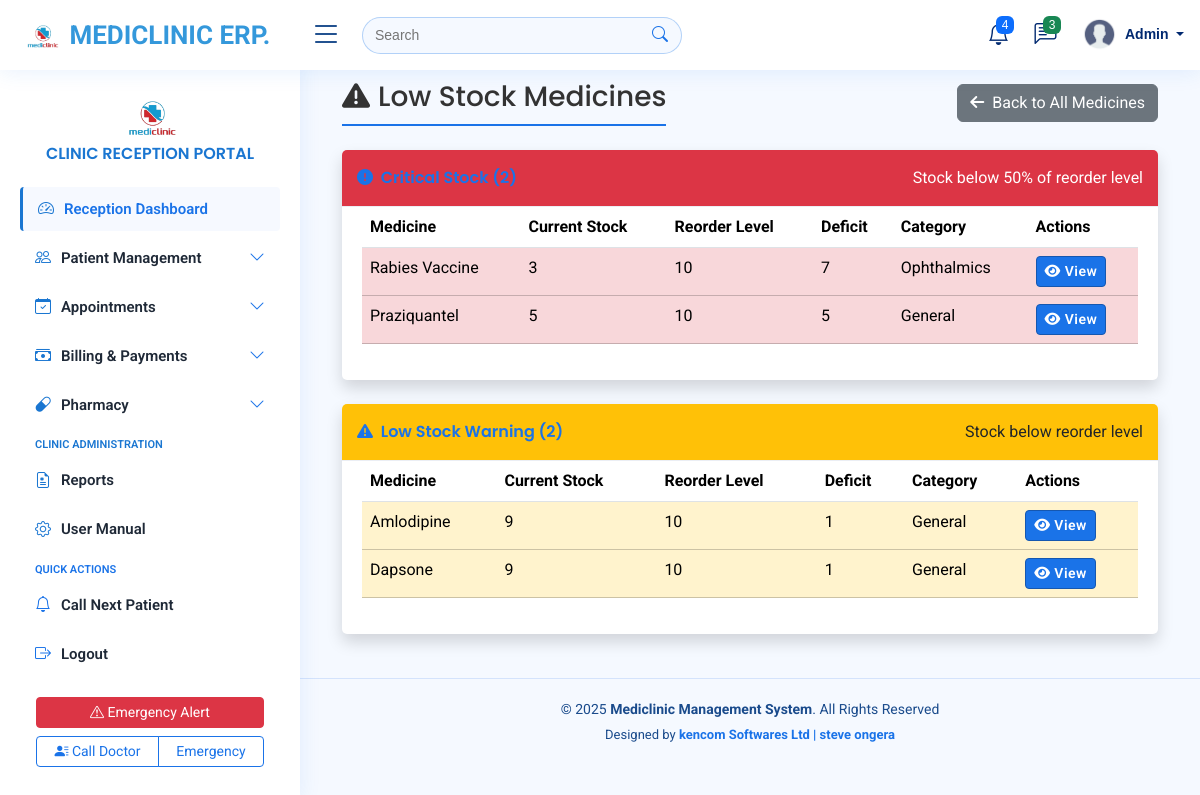
The page /medicines/low-stock/ on the database its author committed.
### myapplication/models.py (models this page shows, shortened)
class Medicine(models.Model):
    name = models.CharField(max_length=200)
    category = models.ForeignKey('MedicineCategory', on_delete=models.SET_NULL, null=True, blank=True)
    description = models.TextField(blank=True, null=True)
    quantity_in_stock = models.PositiveIntegerField(default=0)
    unit_price = models.DecimalField(max_digits=10, decimal_places=2)
    reorder_level = models.PositiveIntegerField(default=10)
    manufacturer = models.CharField(max_length=200, blank=True, null=True)
    expiry_date = models.DateField(blank=True, null=True)
    batch_number = models.CharField(max_length=100, blank=True, null=True)
    image = models.ImageField(upload_to='medicine_images/', blank=True, null=True)  # ✅ New field
    created_at = models.DateTimeField(auto_now_add=True)
    updated_at = models.DateTimeField(auto_now=True)

class MedicineCategory(models.Model):
    name = models.CharField(max_length=100)
    description = models.TextField(blank=True, null=True)
    def __str__(self):
        return self.name

### myapplication/views.py (the view)
# urls.py: path('medicines/low-stock/', views.low_stock_medicines, name='low_stock_medicines'),
def low_stock_medicines(request):
    medicines = Medicine.objects.filter(
        quantity_in_stock__lte=F('reorder_level')
    ).order_by('quantity_in_stock')
    critical = medicines.filter(quantity_in_stock__lte=F('reorder_level')/2)
    warning = medicines.filter(quantity_in_stock__gt=F('reorder_level')/2)
    context = {
        'critical_medicines': critical,
        'warning_medicines': warning,
        'critical_count': critical.count(),
        'warning_count': warning.count(),
    }
    return render(request, 'medicines/low_stock.html', context)

### myapplication/templatetags/custom_filters.py (called while the page is built)
@register.filter
def subtract(value, arg):
    return value - arg

### templates/medicines/low_stock.html (shortened to what this page needs)
{% extends 'base/base.html' %}
{% load custom_filters %}
{% load static %}
{% block content %}
<div class="container-fluid">
    <div class="d-sm-flex align-items-center justify-content-between mb-4">
        <h1 class="h3 mb-0 text-gray-800">
            <i class="fas fa-exclamation-triangle me-2"></i>Low Stock Medicines
        </h1>
        <a href="{% url 'medicine_stock_list' %}" class="btn btn-secondary">
            <i class="fas fa-arrow-left me-1"></i> Back to All Medicines
        </a>
    </div>
    {% if critical_medicines %}
    <div class="card shadow mb-4 border-left-danger">
        <div class="card-header py-3 d-flex justify-content-between align-items-center bg-danger text-white">
            <h6 class="m-0 font-weight-bold">
                <i class="fas fa-exclamation-circle me-1"></i>
            </h6>
            <span>Stock below 50% of reorder level</span>
        </div>
        <div class="card-body">
            <div class="table-responsive">
                <table class="table table-hover">
                    <thead>
                        <tr>
                            <th>Medicine</th>
                            <th>Current Stock</th>
                            <th>Reorder Level</th>
                            <th>Deficit</th>
                            <th>Category</th>
                            <th>Actions</th>
                        </tr>
                    </thead>
                    <tbody>
                        {% for medicine in critical_medicines %}
                        <tr class="table-danger">
                            <td>{{ medicine.name }}</td>
                            <td>{{ medicine.quantity_in_stock }}</td>
                            <td>{{ medicine.reorder_level }}</td>
                            <td>{{ medicine.reorder_level|subtract:medicine.quantity_in_stock }}</td>
                            <td>{{ medicine.category|default:"-" }}</td>
                            <td>
                                <a href="{% url 'medicine_detail' medicine.pk %}" class="btn btn-sm btn-primary">
                                    <i class="fas fa-eye"></i> View
                                </a>
                            </td>
                        </tr>
                        {% endfor %}
                    </tbody>
                </table>
            </div>
        </div>
    </div>
    {% endif %}
    {% if warning_medicines %}
    <div class="card shadow mb-4 border-left-warning">
        <div class="card-header py-3 d-flex justify-content-between align-items-center bg-warning text-dark">
            <h6 class="m-0 font-weight-bold">
                <i class="fas fa-exclamation-triangle me-1"></i>
                Low Stock Warning ({{ warning_count }})
            </h6>
            <span>Stock below reorder level</span>
        </div>
        <div class="card-body">
            <div class="table-responsive">
                <table class="table table-hover">
                    <thead>
                        <tr>
                            <th>Medicine</th>
                            <th>Current Stock</th>
                            <th>Reorder Level</th>
                            <th>Deficit</th>
                            <th>Category</th>
                            <th>Actions</th>
                        </tr>
                    </thead>
                    <tbody>
                        {% for medicine in warning_medicines %}
                        <tr class="table-warning">
                            <td>{{ medicine.name }}</td>
                            <td>{{ medicine.quantity_in_stock }}</td>
                            <td>{{ medicine.reorder_level }}</td>
                            <td>{{ medicine.reorder_level|subtract:medicine.quantity_in_stock }}</td>
                            <td>{{ medicine.category|default:"-" }}</td>
                            <td>
                                <a href="{% url 'medicine_detail' medicine.pk %}" class="btn btn-sm btn-primary">
                                    <i class="fas fa-eye"></i> View
                                </a>
                            </td>
                        </tr>
                        {% endfor %}
                    </tbody>
                </table>
            </div>
        </div>
    </div>
    {% endif %}
</div>
{% endblock %}

### static/assets/css/style.css (style rules this page uses)
:root { scroll-behavior: smooth; }
body { font-family: 'Roboto', sans-serif; background: #f5f9ff; color: #333333; }
a { color: #1a73e8; text-decoration: none; }
h1, h2, h3, h4, h5, h6 { color: #1a73e8; font-family: 'Poppins', sans-serif; font-weight: 600; }
h1 { border-bottom: 2px solid #1a73e8; padding-bottom: 10px; display: inline-block; }
.btn-primary { background-color: #1a73e8; border-color: #1557b0; font-weight: 600; letter-spacing: 0.5px; }
.card { margin-bottom: 30px; border: none; border-radius: 5px; box-shadow: 0px 0 30px rgba(1, 41, 112, 0.1); }
.card-header, .card-footer { border-color: #ebeef4; background-color: #fff; color: #798eb3; padding: 15px; }
.card-body { padding: 0 20px 20px 20px; }

### rows shown on the page
Medicine: name "Rabies Vaccine", quantity_in_stock "3", reorder_level "10", reorder_level|subtract "7", category "Ophthalmics"
Medicine: name "Praziquantel", quantity_in_stock "5", reorder_level "10", reorder_level|subtract "5", category "General"
Medicine: name "Amlodipine", quantity_in_stock "9", reorder_level "10", reorder_level|subtract "1", category "General"
Medicine: name "Dapsone", quantity_in_stock "9", reorder_level "10", reorder_level|subtract "1", category "General"

### other values the page prints
{{ warning_count }} "2"
